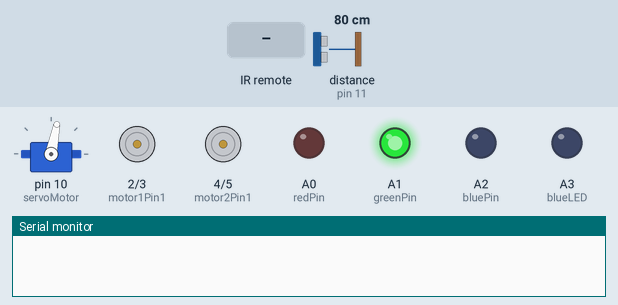
This sketch was run on a simulated Arduino Uno, built with avr-gcc and run on an emulated ATmega328P. Parts: servo, motor-driver pin pairs drawn as motors (green arrow = first pin HIGH = forward, orange = second pin HIGH = backward, longer = more drive), output pins drawn as LEDs (lit = HIGH), the last lines printed to the serial monitor. Wiring (inferred from the names in the program): ultrasonic range finder: trigger pin 12; echo pin 11. Dashed ring = blinking. The test bench sets the inputs (shaded band); at power-on: distance to the obstacle (sensor on pin 11) 80 cm. The echo pulse lasts 58.3 µs per cm; pins used as bus, display or sensor lines are not drawn.

Above: at 1.2 s.
1.3 s: distance to the obstacle (sensor on pin 11) set to 55 cm
4.3 s: distance to the obstacle (sensor on pin 11) set to 46 cm
At 4.68 s:
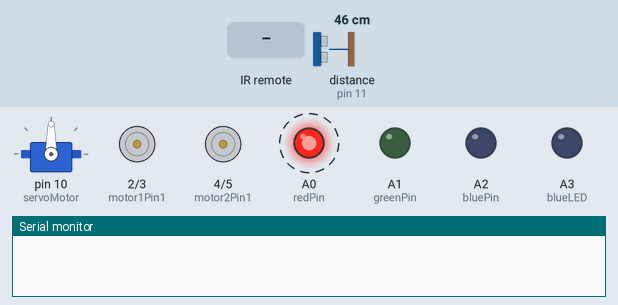
7.3 s: infrared code 0xFD42BD received
At 7.47 s:
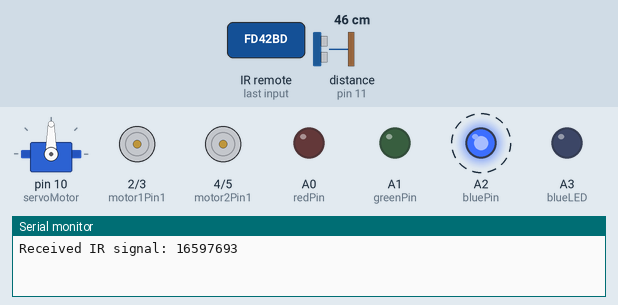
10.3 s: infrared code 0xFD708F received
At 10.54 s:
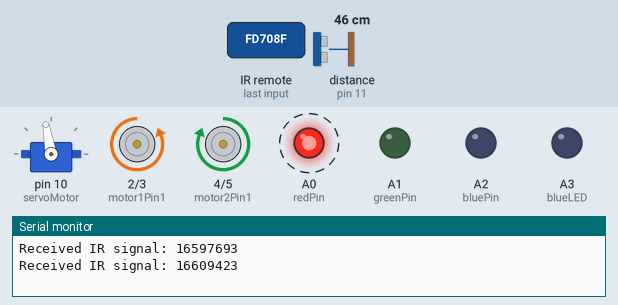
13.3 s: distance to the obstacle (sensor on pin 11) set to 299 cm
At 14.3 s:
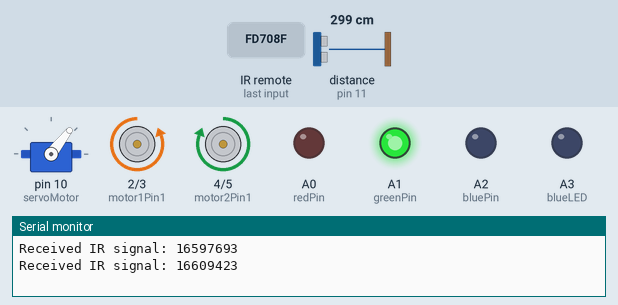
16.3 s: infrared code 0xFD609F received
At 17.3 s:
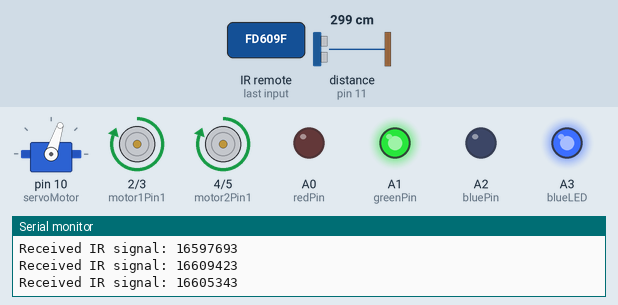
Timing chart, 0 to 20.3 s (numbered marks = the images above; inputs shaded):
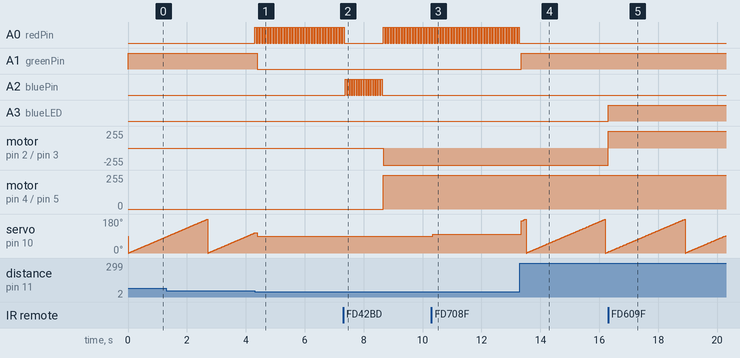

The sketch:

Qader_by_using_Uno.ino
```cpp
//  This video to explain look and what's happening -> "  https://youtu.be/1CY9IlN5VvA   "
// In order to avoid any problems when uploading the code,
// use an old version of Arduino IDE and I recommend a version less than 2.7 because the library IRremote , ESPAsyncWebServer and SPIFFS
// does not support modern versions.
// < I hope it helps you  >
#include <IRremote.h>
#include <Servo.h>

const unsigned long LED_ON_SIGNAL = 16597693; // Signal for turning LED on
const unsigned long LED_OFF_SIGNAL = 16626253; // Signal for turning LED off

const int IRpin = 7; // Pin for IR receiver
IRrecv irrecv(IRpin); // Create IR receiver object
decode_results results; // Variable to store IR results

const int trigPin = 12; // Pin for ultrasonic sensor trigger
const int echoPin = 11; // Pin for ultrasonic sensor echo
const int redPin = A0; // Pin for red LED
const int greenPin = A1; // Pin for green LED
const int bluePin = A2; // Pin for blue LED
const int blueLED = A3; // Pin for an additional blue LED

Servo servoMotor; // Servo motor object
int servoAngle = 90; // Initial angle of servo motor
long distance; // Variable to store distance

const int motor1Pin1 = 2; // Motor 1 pin 1
const int motor1Pin2 = 3; // Motor 1 pin 2
const int motor2Pin1 = 4; // Motor 2 pin 1
const int motor2Pin2 = 5; // Motor 2 pin 2

void setup() {
  Serial.begin(9600); // Initialize serial communication

  irrecv.enableIRIn(); // Start the IR receiver
  pinMode(trigPin, OUTPUT); // Set trigPin as output
  pinMode(echoPin, INPUT); // Set echoPin as input
  pinMode(redPin, OUTPUT); // Set redPin as output
  pinMode(greenPin, OUTPUT); // Set greenPin as output
  pinMode(bluePin, OUTPUT); // Set bluePin as output
  pinMode(blueLED, OUTPUT); // Set blueLED as output
  pinMode(motor1Pin1, OUTPUT); // Set motor1Pin1 as output
  pinMode(motor1Pin2, OUTPUT); // Set motor1Pin2 as output
  pinMode(motor2Pin1, OUTPUT); // Set motor2Pin1 as output
  pinMode(motor2Pin2, OUTPUT); // Set motor2Pin2 as output
  servoMotor.attach(10); // Attach servo motor to pin 10
}

void loop() {
  if (irrecv.decode(&results)) { // If an IR signal is received
    Serial.print("Received IR signal: "); // Print "Received IR signal: "
    Serial.println(results.value); // Print the hex value of the received signal
    switch (results.value) {
      case LED_ON_SIGNAL:
        if (distance < 50) {
          for (int i = 0; i <= 15; i++) {
            digitalWrite(bluePin, HIGH);
            delay(40);
            digitalWrite(bluePin, LOW);
            delay(40);
            digitalWrite(blueLED, LOW);
          }
          for (int i = 0; i <= 25; i++) {
            digitalWrite(motor1Pin1, LOW);
            digitalWrite(motor1Pin2, HIGH);
            digitalWrite(motor2Pin1, HIGH);
            digitalWrite(motor2Pin2, LOW);
          }
        }
        break;
      case LED_OFF_SIGNAL:
        digitalWrite(bluePin, LOW);
        break;
      case 16609423: // Button 1
        if (distance < 50) {
          servoAngle += 10;
          servoMotor.write(servoAngle);
        }
        break;
      case 16599223: // Button 2
        if (distance < 50) {
          servoAngle -= 10;
          servoMotor.write(servoAngle);
        }
        break;
      case 16605343: // Forward signal
        digitalWrite(blueLED, HIGH);
        digitalWrite(motor1Pin1, HIGH);
        digitalWrite(motor1Pin2, LOW);
        digitalWrite(motor2Pin1, HIGH);
        digitalWrite(motor2Pin2, LOW);
        break;
      case 16613503: // Turn off front light
        digitalWrite(blueLED, LOW);
        break;
      case 16640023: // Turn on front light
        digitalWrite(blueLED, HIGH);
        break;
      case 16607383: // Reverse signal
        digitalWrite(motor1Pin1, LOW);
        digitalWrite(motor1Pin2, HIGH);
        digitalWrite(motor2Pin1, LOW);
        digitalWrite(motor2Pin2, HIGH);
        break;
      case 16635943: // Turn right signal
        digitalWrite(motor1Pin1, LOW);
        digitalWrite(motor1Pin2, HIGH);
        digitalWrite(motor2Pin1, HIGH);
        digitalWrite(motor2Pin2, LOW);
        break;
      case 16603813: // Turn left signal
        digitalWrite(motor1Pin1, HIGH);
        digitalWrite(motor1Pin2, LOW);
        digitalWrite(motor2Pin1, LOW);
        digitalWrite(motor2Pin2, HIGH);
        break;
      case 16620133: // Stop movement signal
        digitalWrite(blueLED, HIGH);
        digitalWrite(motor1Pin1, LOW);
        digitalWrite(motor1Pin2, LOW);
        digitalWrite(motor2Pin1, LOW);
        digitalWrite(motor2Pin2, LOW);
        break;
      case 16589533: // Pause all signal
        digitalWrite(trigPin, LOW); // Turn off ultrasonic trigger
        digitalWrite(echoPin, LOW);
        digitalWrite(redPin, LOW);
        digitalWrite(greenPin, LOW);
        digitalWrite(bluePin, LOW);
        digitalWrite(blueLED, LOW);
        servoMotor.detach();
        digitalWrite(motor1Pin1, LOW);
        digitalWrite(motor1Pin2, LOW);
        digitalWrite(motor2Pin1, LOW);
        digitalWrite(motor2Pin2, LOW);
        break;
      case 16605853: // Play all signal
        digitalWrite(trigPin, HIGH);
        digitalWrite(echoPin, HIGH);
        digitalWrite(redPin, HIGH);
        digitalWrite(greenPin, HIGH);
        digitalWrite(bluePin, LOW);
        digitalWrite(blueLED, HIGH);
        servoMotor.attach(10);
        break;
    }
    irrecv.resume(); // Receive the next value
  }

  // Remaining code
  long duration;
  digitalWrite(trigPin, LOW);
  delayMicroseconds(2);
  digitalWrite(trigPin, HIGH);
  delayMicroseconds(10);
  digitalWrite(trigPin, LOW);
  duration = pulseIn(echoPin, HIGH);
  distance = (duration / 2) / 29.1;

  /*Serial.print("Distance: ");
  Serial.print(distance);
  Serial.println(" cm");*/

  if (distance < 50) {
    digitalWrite(redPin, HIGH);
    delay(45);
    digitalWrite(redPin, LOW);
    delay(45);
    digitalWrite(greenPin, LOW);
    servoMotor.write(servoAngle);
  }
  else if (distance < 20) {
    digitalWrite(motor1Pin1, LOW);
    digitalWrite(motor1Pin2, LOW);
    digitalWrite(motor2Pin1, LOW);
    digitalWrite(motor2Pin2, LOW);
    servoMotor.write(servoAngle);
    digitalWrite(redPin, HIGH);
    delay(45);
    digitalWrite(redPin, LOW);
    delay(45);
    digitalWrite(greenPin, LOW);
  }
  else {
    digitalWrite(redPin, LOW);
    digitalWrite(greenPin, HIGH);
    int angle = (millis() / 15) % 180;
    servoMotor.write(angle);
    delay(2);
  }
}
```

Measured:
- the behaviour switches between 51 and 50 cm on distance to the obstacle (sensor on pin 11) (found by bisection; images 0 and 1)
- after the input at 4.3 s, A0 (redPin): alternates HIGH for 0.05 s and LOW for 0.05 s, starting at once; A1 (greenPin): HIGH → LOW after 0.09 s
- after the input at 7.3 s, A2 (bluePin): alternates HIGH for 0.04 s and LOW for 0.04 s, 32 changes in all, then stays LOW, starting after 0.08 s; motor on pin 2 (motor1Pin1) / pin 3 (motor1Pin2): stopped → backward 255/255 after 1.4 s; motor on pin 4 (motor2Pin1) / pin 5 (motor2Pin2): stopped → forward 255/255 after 1.4 s
- after the input at 10.3 s, servo on pin 10 (servoMotor): 90° → 100° after 0.05 s
- after the input at 13.3 s, A0 (redPin): stops changing and stays LOW; A1 (greenPin): LOW → HIGH after 0.05 s; servo on pin 10 (servoMotor): ramps from 0° to 179° and jumps back, once every 2.7 s
- after the input at 16.3 s, A3 (blueLED): LOW → HIGH at once; motor on pin 2 (motor1Pin1) / pin 3 (motor1Pin2): backward 255/255 → forward 255/255 at once
